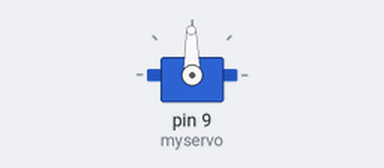
This sketch was run on a simulated Arduino Uno, built with avr-gcc and run on an emulated ATmega328P. Shown: servo.

Above: at 0.05 s.
At 2.25 s:
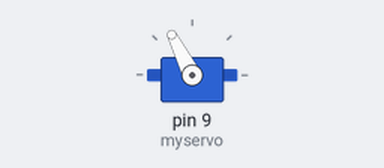
At 4.5 s:
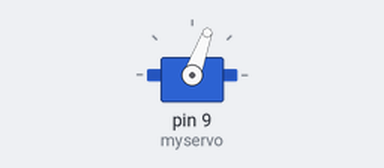
Timing chart, 0 to 5.9 s (numbered marks = the images above):
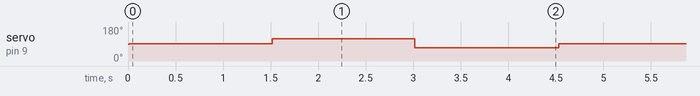

The sketch:

Servo_Test_Futaba_S3003.ino
```cpp
// Sweep
// This is to test the Futaba S3003 steering servo on the Traxxas Stampeded turned robot.
// This is a 6 volt servo, powered by the 5V rail on the Arduino board seems to work
// Red = VCC
// Black= GND
// Yellow = PWM (Pin 9 for this example)

#include <Servo.h>

Servo myservo;  // create servo object to control a servo
                // a maximum of eight servo objects can be created
#define straight 91
#define turnleft 117
#define turnright 70

int pos = straight;          // Position of servo (will be assigned straight, left, or right)

void setup()
{
  myservo.attach(9);  // attaches the servo on pin 9 to the servo object
}


void loop()
{
  delay(15);                       // waits 15ms for the servo to reach the position
  pos = straight;
  myservo.write(pos);              // tell servo to go to position in variable 'pos'
  delay(1500);                     // waits 1.5s for the servo to reach the position

  pos = turnleft;
  myservo.write(pos);              // tell servo to go to position in variable 'pos'
  delay(1500);                     // waits 1.5s for the servo to reach the position

  pos = turnright;
  myservo.write(pos);              // tell servo to go to position in variable 'pos'
  delay(1500);                     // waits 1.5s for the servo to reach the position
/*
  pos = turnleft;
  myservo.write(pos);              // tell servo to go to position in variable 'pos'
  delay(1500);                     // waits 1.5s for the servo to reach the position
*/
}
```

Measured:
- by itself, servo on pin 9 (myservo): repeats every 4.5 s: 117° 1.5 s, 70° 1.5 s, 91° 1.5 s
